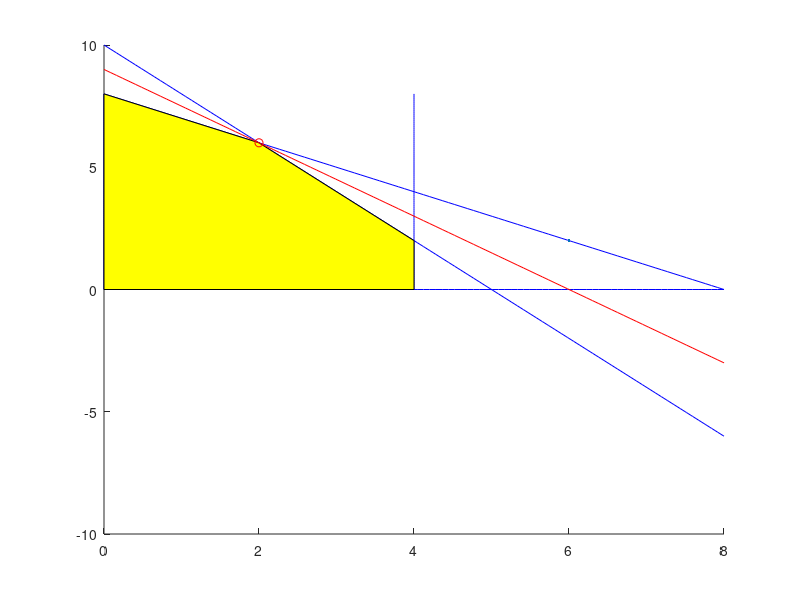

Reproduce this figure in MATLAB. (Note: this script raises an error after producing the figure.)
clear all
close all
clc

% Przyklad 1
A = [2,1; 3,3; 2,0; 1,0; 0,1];
B = [10; 24; 8; 0; 0];
F = [300,200];
Z = [-1;-1;-1;1;1];
f = @(x,y) F(1)*x + F(2)*y;

% Przyklad 2 -> brak dopuszczalnych rozwiazan
% A = [3,2 ; 4,5; 1,0; 0,1];
% B = [6; 20; 0; 0];
% F = [1,3];
% Z = [-1;1;1;1];

[wiersze,kolumny] = size(A);
n = numel(A(1, :));
% --opcja
for i=1:wiersze
   if(B(i)<0)
       A(i, 1) = A(i, 1)*(-1);
       A(i, 2) = A(i, 2)*(-1);
       B(i) = B(i)*(-1);
       Z(i) = Z(i)*(-1);
   end
end
% szukanie rozwiazan par ograniczen
temp = 1;
for i=1:wiersze
    for j=i+1:wiersze
        x = [A(i, :); A(j, :)]^(-1)*[B(i, :); B(j, :)];
        if(isinf(x(1, :))==0 && isinf(x(2, :))==0 && isnan(x(1, :))==0 && isnan(x(2, :))==0)
            rozw(1,temp) = x(1,:);
            rozw(2,temp) = x(2,:);
            temp = temp +1;
        end
    end
end
% wyłuskanie dopuszczalnych rozwiązań
temp = 1;
for i=1:numel(rozw(1,:))
    dop = true;
    for j=1:wiersze
        x = A(j,:)*rozw(:,i); %wartosc funkcji dla danego rozwiazania i wspolczynnikow ograniczen
        if(Z(j,:) == -1) %sprawdzanie znaku ograniczenia
            if(x > B(j,:)) %sprawdzanie czy wartosc spelnia ograniczenien jeśli nie zmieniam wartosc dop = false
                dop = false;
            end
        elseif(Z(j,:)==1)
            if(x < B(j,:))
                dop = false;
            end
        elseif(Z(j,:)==0)
            if(x ~= B(j,:))
                dop = false;
            end
        end
    end
    if(dop == true)
            rozwdop(1,temp) = rozw(1,i);
            rozwdop(2,temp) = rozw(2,i);
            temp = temp+1;
    end
end

if(exist('rozwdop', 'var') == 0)
    display('Brak rozwiązań dopuszczalnych');
else
% rysowanie ograniczen i kolorowanie obszaru dopuszczalnych rozwiazan
x = linspace(0, max(rozwdop(:)), 100);
y = linspace(0, max(rozwdop(:)), 100);
hold on
for i=1:wiersze
    plot(x, -A(i, 1)/A(i, 2)*x+B(i, 1)/A(i, 2), 'blue');
    if(A(i, 2)==0)
        plot(linspace(B(i, 1)/A(i, 1), B(i, 1)/A(i, 1), 100), y, 'blue')
    end
end
K = convhull(rozwdop(1,:),rozwdop(2,:));
fill(rozwdop(1,K),rozwdop(2,K), 'yellow');
% obliczanie maksymalnej wartosci
maxval = 0;
for i=1:numel(rozwdop(1,:))
    value = (rozwdop(1,i)*F(1,1) + rozwdop(2,i)*F(1,2));
    if(maxval < value)
        maxval = value;
        punkt = [rozwdop(1,i), rozwdop(2,i)];
    end
end
% zaznaczenie punktu oraz narysowanie funkcji celu ktora przez niego
% przechodzi
x2 = -F(1, 1)/F(1, 2);
y2 = punkt(1, 2) - x2 * punkt(1,1);
plot(x, x2*x+y2, 'r')
plot(punkt(1, 1), punkt(1, 2), 'or', MarkerSize=6, LineWidth=2)
title("Maksymalna wartosc funkcji celu wynosi: " + maxval + " dla x="+punkt(1,1)+", y="+punkt(1,2));
hold off
end